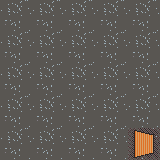

A level layout from a 2D game, rendered from its tile map. Below: a short description, then the map file with its tile-grid data intact:
An orthogonal 5x5 tile map with 32x32 px tiles, 3 tile layers (Base, Fringe, Object) and 1 object (triggerbox).

<map version="1.0" tiledversion="1.1.3" orientation="orthogonal" renderorder="right-down" width="5" height="5" tilewidth="32" tileheight="32" infinite="0" nextobjectid="2">
 <properties>
  <property name="map_name" value="test" />
  <property name="start_pos" value="1,1" />
 </properties>
 <tileset firstgid="1" source="tilesheet.tsx" />
 <layer name="Base" width="5" height="5">
  <data encoding="csv">
3,3,3,3,3,
3,3,3,3,3,
3,3,3,3,3,
3,3,3,3,3,
3,3,3,3,3
</data>
 </layer>
 <layer name="Fringe" width="5" height="5">
  <data encoding="csv">
0,0,0,0,0,
0,0,0,0,0,
0,0,0,0,0,
0,0,0,0,0,
0,0,0,0,13
</data>
 </layer>
 <layer name="Object" width="5" height="5">
  <data encoding="csv">
0,0,0,0,0,
0,0,0,0,0,
0,0,0,0,0,
0,0,0,0,0,
0,0,0,0,0
</data>
 </layer>
 <objectgroup draworder="index" name="Triggers">
  <object id="1" name="map_home" type="triggerbox" x="128" y="128" width="32" height="32" />
 </objectgroup>
</map>